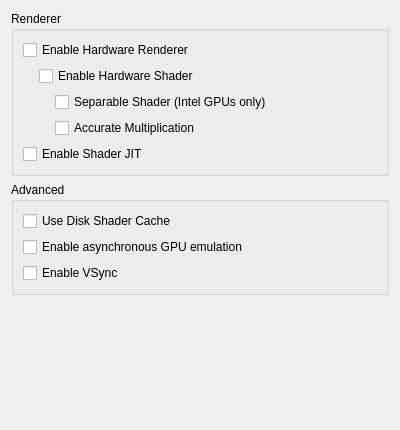
<?xml version="1.0" encoding="UTF-8"?>
<ui version="4.0">
 <class>ConfigureGraphics</class>
 <widget class="QWidget" name="ConfigureGraphics">
  <property name="geometry">
   <rect>
    <x>0</x>
    <y>0</y>
    <width>400</width>
    <height>430</height>
   </rect>
  </property>
  <property name="minimumSize">
   <size>
    <width>0</width>
    <height>0</height>
   </size>
  </property>
  <property name="windowTitle">
   <string>Form</string>
  </property>
  <layout class="QVBoxLayout" name="verticalLayout">
   <item>
    <widget class="QGroupBox" name="rendererBox">
     <property name="title">
      <string>Renderer</string>
     </property>
     <layout class="QVBoxLayout" name="verticalLayout_6">
      <item>
       <widget class="QCheckBox" name="toggle_hw_renderer">
        <property name="toolTip">
         <string>&lt;html&gt;&lt;head/&gt;&lt;body&gt;&lt;p&gt;Use OpenGL to accelerate rendering.&lt;/p&gt;&lt;p&gt;Disable to debug graphics-related problem.&lt;/p&gt;&lt;/body&gt;&lt;/html&gt;</string>
        </property>
        <property name="text">
         <string>Enable Hardware Renderer</string>
        </property>
       </widget>
      </item>
      <item>
       <widget class="QWidget" name="hw_renderer_group" native="true">
        <layout class="QVBoxLayout" name="verticalLayout_5">
         <property name="leftMargin">
          <number>16</number>
         </property>
         <property name="topMargin">
          <number>0</number>
         </property>
         <property name="rightMargin">
          <number>0</number>
         </property>
         <property name="bottomMargin">
          <number>0</number>
         </property>
         <item>
          <widget class="QCheckBox" name="toggle_hw_shader">
           <property name="toolTip">
            <string>&lt;html&gt;&lt;head/&gt;&lt;body&gt;&lt;p&gt;Use OpenGL to accelerate shader emulation.&lt;/p&gt;&lt;p&gt;Requires a relatively powerful GPU for better performance.&lt;/p&gt;&lt;/body&gt;&lt;/html&gt;</string>
           </property>
           <property name="text">
            <string>Enable Hardware Shader</string>
           </property>
          </widget>
         </item>
         <item>
          <widget class="QWidget" name="hw_shader_group" native="true">
           <layout class="QVBoxLayout" name="verticalLayout_7">
            <property name="leftMargin">
             <number>16</number>
            </property>
            <property name="topMargin">
             <number>0</number>
            </property>
            <property name="rightMargin">
             <number>0</number>
            </property>
            <property name="bottomMargin">
             <number>0</number>
            </property>
            <item>
             <widget class="QCheckBox" name="toggle_separable_shader">
              <property name="text">
               <string>Separable Shader (Intel GPUs only)</string>
              </property>
             </widget>
            </item>
            <item>
             <widget class="QCheckBox" name="toggle_accurate_mul">
              <property name="toolTip">
               <string>&lt;html&gt;&lt;head/&gt;&lt;body&gt;&lt;p&gt;Correctly handle all edge cases in multiplication operation in shaders. &lt;/p&gt;&lt;p&gt;Some games requires this to be enabled for the hardware shader to render properly.&lt;/p&gt;&lt;p&gt;However this would reduce performance in most games.&lt;/p&gt;&lt;/body&gt;&lt;/html&gt;</string>
              </property>
              <property name="text">
               <string>Accurate Multiplication</string>
              </property>
             </widget>
            </item>
           </layout>
          </widget>
         </item>
        </layout>
       </widget>
      </item>
      <item>
       <widget class="QCheckBox" name="toggle_shader_jit">
        <property name="toolTip">
         <string>&lt;html&gt;&lt;head/&gt;&lt;body&gt;&lt;p&gt;Use the JIT engine instead of the interpreter for software shader emulation. &lt;/p&gt;&lt;p&gt;Enable this for better performance.&lt;/p&gt;&lt;/body&gt;&lt;/html&gt;</string>
        </property>
        <property name="text">
         <string>Enable Shader JIT</string>
        </property>
       </widget>
      </item>
     </layout>
    </widget>
   </item>
   <item>
    <widget class="QGroupBox" name="groupBox">
     <property name="title">
      <string>Advanced</string>
     </property>
     <layout class="QVBoxLayout" name="verticalLayout_2">
      <item>
       <widget class="QCheckBox" name="toggle_disk_shader_cache">
        <property name="toolTip">
         <string>&lt;html&gt;&lt;head/&gt;&lt;body&gt;&lt;p&gt;Reduce stuttering by storing and loading generated shaders to disk.&lt;/p&gt;&lt;/body&gt;&lt;/html&gt;</string>
        </property>
        <property name="text">
         <string>Use Disk Shader Cache</string>
        </property>
       </widget>
      </item>
      <item>
        <widget class="QCheckBox" name="toggle_asynchronous_gpu_emulation">
          <property name="toolTip">
            <string>Run the GPU emulation on a seperate thread.</string>
          </property>
          <property name="text">
            <string>Enable asynchronous GPU emulation</string>
          </property>
        </widget>
      </item>
      <item>
       <widget class="QCheckBox" name="toggle_vsync_new">
        <property name="toolTip">
         <string>VSync prevents the screen from tearing, but some graphics cards have lower performance with VSync enabled. Keep it enabled if you don't notice a performance difference.</string>
        </property>
        <property name="text">
         <string>Enable VSync</string>
        </property>
       </widget>
      </item>
     </layout>
    </widget>
   </item>
   <item>
    <spacer name="verticalSpacer">
     <property name="orientation">
      <enum>Qt::Vertical</enum>
     </property>
     <property name="sizeHint" stdset="0">
      <size>
       <width>20</width>
       <height>270</height>
      </size>
     </property>
    </spacer>
   </item>
  </layout>
 </widget>
 <tabstops>
  <tabstop>toggle_hw_renderer</tabstop>
  <tabstop>toggle_hw_shader</tabstop>
  <tabstop>toggle_separable_shader</tabstop>
  <tabstop>toggle_accurate_mul</tabstop>
  <tabstop>toggle_shader_jit</tabstop>
  <tabstop>toggle_disk_shader_cache</tabstop>
  <tabstop>toggle_vsync_new</tabstop>
 </tabstops>
 <resources/>
 <connections/>
</ui>
